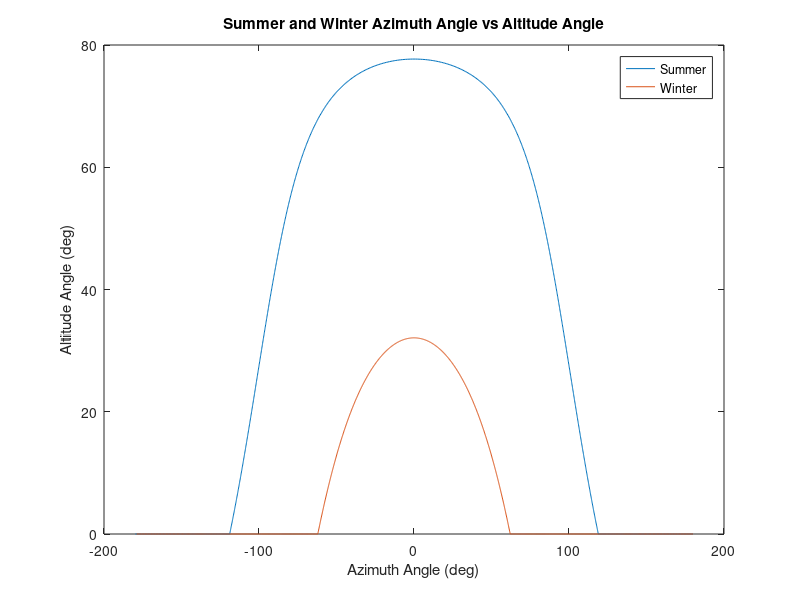
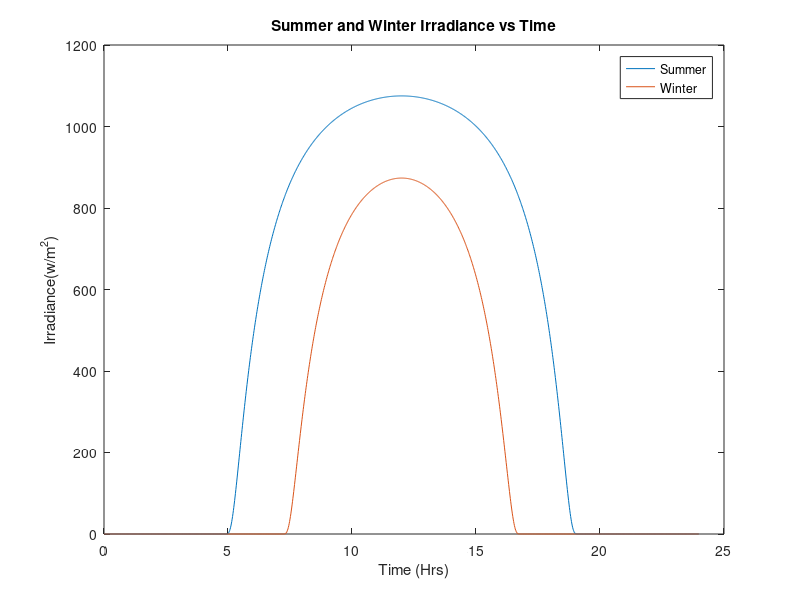
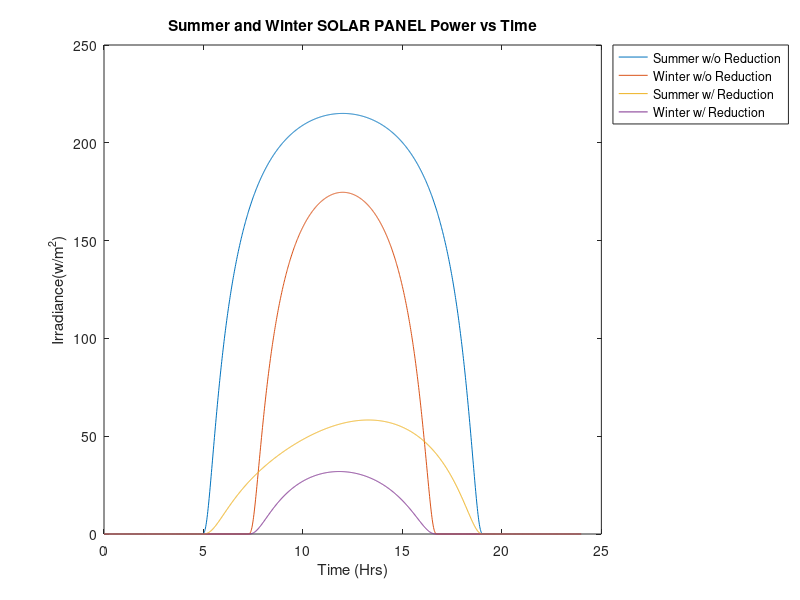

Write the MATLAB code that produced these figures, in order.
%% Reset Everything

close all

%% Time / Hour Angle
tm = 0:1:1439;  %Increment minutes in one day
th = tm/60;     %Convert so that it increments fraction of hrs in one day.
h = 12 - th;    %Convert to difference between solar noon
H = 15*h;       %Convert to Hour Angle 

%% Declimantion Angle
%  23.45sin[(360/365)(n-81)]

% Summer Day: July 1st
n_sum = 181; %days
n_win = 372; %days
sum_declimation = 23.45.*sind((360/365).*(n_sum - 81));
win_declimation = 23.45.*sind((360/365).*(n_win - 81));
        
%% Altitude Angle 
% Altitude angle at solar noon, Bn - angle between the sun and the local
% horizon:
    % Bn = 90 - Lat - Dec.
    
    % Location:
        % Latitude: 35.484 deg.
        % Longitude: 120.672 deg. 
        lat = 35.484;
        
    % Sin(beta) = cos(Lat)cos(Dec)cos(H) + sin(Lat)sin(Dec)
    sum_coslat = cosd(lat);
    sum_cosDec = cosd(sum_declimation);
    sum_cosH = cosd(H);
    sum_sinlat = sind(lat);
    sum_sinDec = sind(sum_declimation);
    sum_sinbeta = ((sum_coslat.*sum_cosDec.*sum_cosH) +  sum_sinlat.*sum_sinDec);
    sum_altitude_angle = asind(sum_sinbeta);
    
    win_coslat = cosd(lat);
    win_cosDec = cosd(win_declimation);
    win_cosH = cosd(H);
    win_sinlat = sind(lat);
    win_sinDec = sind(win_declimation);
    win_sinbeta = (win_coslat.*win_cosDec.*win_cosH) +  win_sinlat.*win_sinDec;
    win_altitude_angle = asind(win_sinbeta);
    
    
        
    %sum_altitude = 90 - lat - sum_declimation
    %win_altitude = 90 - lat - win_declimation
    
    %% Azimuth Angle 
% The azimuth angle, Az, of the sun or a celetial body (St) is depending on
% it's declination, Dec, and altitude, Alt, and on the Lat of the observer.

% azimuth angle: 
    % sin(phi) = [cos(Dec)sin(H)]/cos(altitude_angle)
    
sum_sinH = sind(H);
sum_cosBeta = cosd(sum_altitude_angle);

sum_sinphi = ((sum_cosDec.*sum_sinH)./sum_cosBeta);
sum_azimuth_angle = asind(sum_sinphi);

win_sinH = sind(H);
win_cosBeta = cosd(win_altitude_angle);

win_sinphi = (win_cosDec.*win_sinH)./win_cosBeta;
win_azimuth_angle = asind(win_sinphi);

 for i=1:length(H)
     if (sum_cosH(i) >= (tand(sum_declimation)/tand(lat)))
     else if(sum_azimuth_angle(i)<0)
        sum_azimuth_angle(i) = -180 - sum_azimuth_angle(i);
     else 
     sum_azimuth_angle(i) = 180 - sum_azimuth_angle(i);
         end
     end
 end
 
 for i=1:length(H)
     if(sum_altitude_angle(i) < 0)
         sum_altitude_angle(i) = 0;
     end
 end
 
  for i=1:length(H)
     if (win_cosH(i) >= (tand(win_declimation)/tand(lat)))
     else if(win_azimuth_angle(i)<0)
        win_azimuth_angle(i) = -180 - win_azimuth_angle(i);
     else 
     win_azimuth_angle(i) = 180 - win_azimuth_angle(i);
         end
     end
  end
  
   for i=1:length(H)
     if(win_altitude_angle(i) < 0)
         win_altitude_angle(i) = 0;
     end
   end
 
figure(1)
plot(sum_azimuth_angle , sum_altitude_angle)
xlabel('Azimuth Angle (deg)')
ylabel('Altitude Angle (deg)')
hold on
plot(win_azimuth_angle , win_altitude_angle)
title('Summer and Winter Azimuth Angle vs Altitude Angle')
legend('Summer', 'Winter', 'Location', 'NorthEast')


%% Irradiance 
% Irradiance of atmosphere: 1377 w/m^2

sum_AM = 1./sind(sum_altitude_angle);
win_AM = 1./sind(win_altitude_angle);

sum_I = 1377.*(0.7.^(sum_AM).^(0.678));
win_I = 1377.*(0.7.^(win_AM).^(0.678));

figure(2)
plot(th, sum_I)
hold on 
plot(th, win_I)
xlabel('Time (Hrs)')
ylabel('Irradiance(w/m^2)')
title('Summer and Winter Irradiance vs Time')
legend('Summer', 'Winter', 'Location', 'NorthEast')


sum_array_energy = ((th(2:end)-th(1:end-1)).*(sum_I(2:end)+sum_I(1:end-1)))/2;
sum_energy = sum(sum_array_energy)

win_array_energy = ((th(2:end)-th(1:end-1)).*(win_I(2:end)+win_I(1:end-1)))/2;
win_energy = sum(win_array_energy)

%% Amount of Daylight

sum_HSR_pos = acosd(-tand(lat).*tand(sum_declimation));
sum_HSR_neg = acosd((tand(lat).*tand(sum_declimation)));
win_HSR_pos = acosd(-tand(lat).*tand(win_declimation));
win_HSR_neg = acosd((tand(lat).*tand(win_declimation)));

sum_sunrise_pos = 12 - sum_HSR_pos/15
sum_sunrise_neg = 24 - sum_HSR_neg/15
win_sunrise_pos = 12 - win_HSR_pos/15
win_sunrise_neg = 24 - win_HSR_neg/15

sum_sunlight = sum_sunrise_neg - sum_sunrise_pos
win_sunlight = win_sunrise_neg - win_sunrise_pos

%% Average Energy Per Daylight Hour
sum_average_energy = sum_energy./sum_sunlight
win_average_energy = win_energy./win_sunlight

%% Solar Panel Where Efficiency is 20%
eta = 0.2;
sum_solar_panel = eta.*sum_I;
win_solar_panel = eta.*win_I;

figure(3)
plot(th, sum_solar_panel)
hold on
plot(th, win_solar_panel)
xlabel('Time (Hrs)')
ylabel('Irradiance(w/m^2)')
title('Summer and Winter SOLAR PANEL Power vs Time')

temp_coeff = 0.38/100; %Power Temperature Coefficient 0.38%/deg C.

%Ambient Temperature of Site in degree F
sum_temp = 75 + 30*sin(0.0043633*(tm - 540));
win_temp = 51 + 19*sin(0.0043633*(tm - 300));

%Panel Temperature of Panel in degree F
sum_panel_temp_F = sum_temp + 0.05625.*sum_I;
win_panel_temp_F = win_temp + 0.05625.*win_I;

%Converting deg F to deg C
sum_panel_temp_C = (sum_panel_temp_F - 32)*(5/9);
win_panel_temp_C = (win_panel_temp_F - 32)*(5/9);

%Scalar Value Due to Degrees in C
sum_scalar = temp_coeff.*sum_panel_temp_C;
win_scalar = temp_coeff.*win_panel_temp_C;

%Find Actual Power Generation Versus Time With The Effect of Temperature
sum_actual_panel = sum_scalar.*sum_solar_panel;
win_actual_panel = win_scalar.*win_solar_panel;

hold on
plot(th, sum_actual_panel)
plot(th, win_actual_panel)
legend('Summer w/o Reduction', 'Winter w/o Reduction', 'Summer w/ Reduction', 'Winter w/ Reduction','Location', 'NorthEastOutside')

%% Energy Without Temperature Correction
sum_panel_array_energy = ((th(2:end)-th(1:end-1)).*(sum_solar_panel(2:end)+sum_solar_panel(1:end-1)))/2;
win_panel_array_energy = ((th(2:end)-th(1:end-1)).*(win_solar_panel(2:end)+win_solar_panel(1:end-1)))/2;
sum_panel_energy = sum(sum_panel_array_energy)
win_panel_energy = sum(win_panel_array_energy)

%% Energy With Temperature Correction 
sum_panel_array_energy_C = ((th(2:end)-th(1:end-1)).*(sum_actual_panel(2:end)+sum_actual_panel(1:end-1)))/2;
win_panel_array_energy_C = ((th(2:end)-th(1:end-1)).*(win_actual_panel(2:end)+win_actual_panel(1:end-1)))/2;
sum_panel_energy_C = sum(sum_panel_array_energy_C)
win_panel_energy_C = sum(win_panel_array_energy_C)


